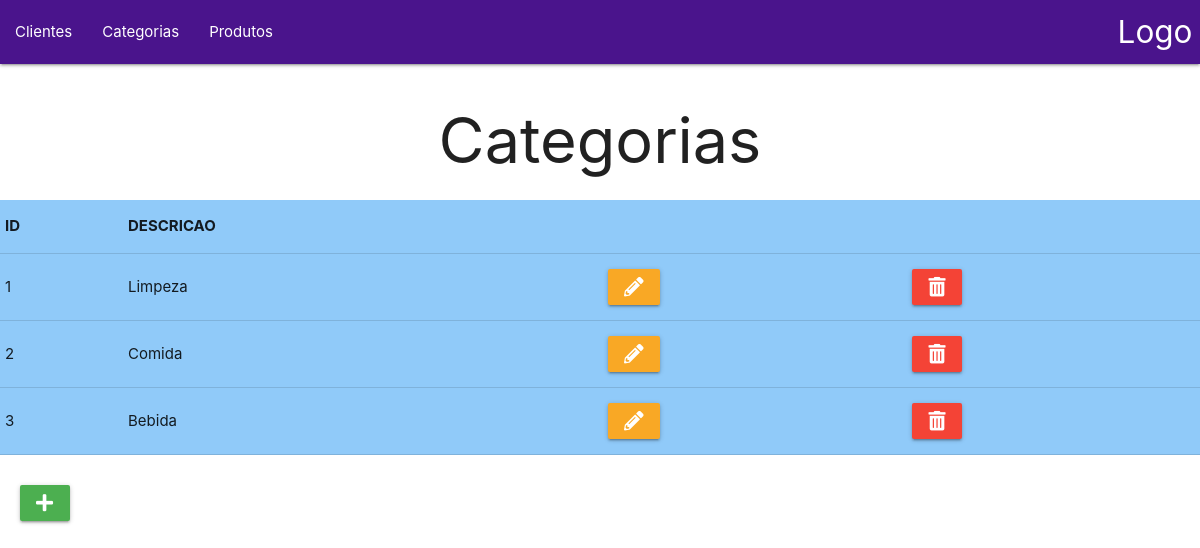
Before: /VIEW/categorias/listarCategorias.php with the older database file.
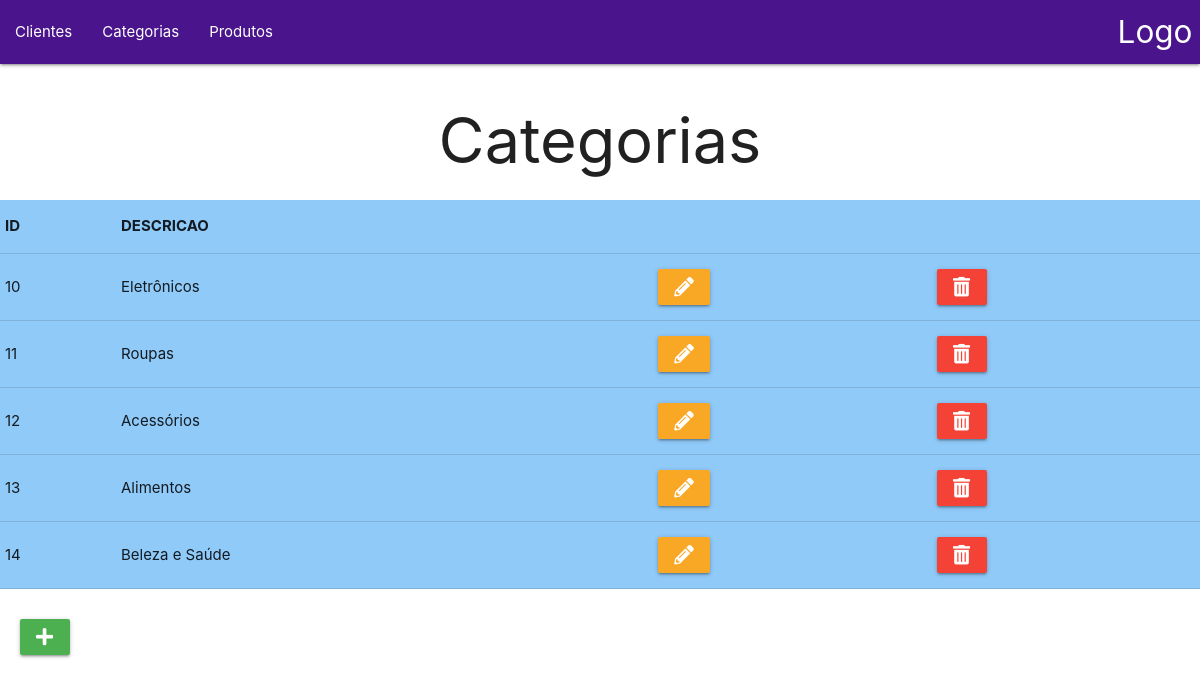
After: the same page with the newer database file.
### tables this page shows
CREATE TABLE `categoria` (
  `id` int(11) NOT NULL,
  `descricao` varchar(35) NOT NULL,
  `qntd_produtos` int(11) NOT NULL
);

### DAL/dalCategoria.php (called while the page is built, shortened)
<?php
    include_once 'C:\xampp\htdocs\empresa\MODEL\Categoria.php';
    class dalCategoria {
        public function Select(){
            $con = Conexao::conectar();
            $sql = 'select * from categoria;';
            $result = $con->query($sql);
            foreach($result as $linha){
                $categoria = new \MODEL\Categoria();
                $categoria->setId($linha['id']);
                $categoria->setDescricao($linha['descricao']);
                $lstCategoria[] = $categoria;
            }
            return $lstCategoria;
        }
    }

### BLL/bllCategoria.php (called while the page is built, shortened)
<?php
    include_once "../../DAL/dalCategoria.php";
    class bllCategoria {
        public function Select(){
            $dal = new \DAL\dalCategoria();
            return $dal->Select();
        }
    }
?>

### MODEL/Categoria.php (called while the page is built, shortened)
<?php
class Categoria {
    private ?int $id;
    private ?string $descricao;
    public function __construct(?int $id = null, ?string $descricao = null) {
        $this->id = $id;
        $this->descricao = $descricao;
    }
    public function getId(): ?int {
        return $this->id;
    }
    public function setId(?int $id): void {
        $this->id = $id;
    }
    public function getDescricao(): ?string {
        return $this->descricao;
    }
    public function setDescricao(?string $descricao): void {
        $this->descricao = $descricao;
    }
}
?>

### VIEW/categorias/listarCategorias.php (the view, shortened to what this page needs)
<?php
include_once 'C:\xampp\htdocs\empresa\BLL\bllCategoria.php';
$bll = new \BLL\bllCategoria();
$lstCategoria = $bll->Select();
?>
<!DOCTYPE html>
<html lang="pt-br">
<head>
    <link rel="stylesheet" href="https://cdnjs.cloudflare.com/ajax/libs/materialize/1.0.0/css/materialize.min.css">
    <link rel="stylesheet" href="https://cdnjs.cloudflare.com/ajax/libs/font-awesome/5.15.3/css/all.min.css">
</head>
<body>
    <?php include_once '../menu.php'; ?>
    <h1 class="center">Categorias</h1>
    <table class="highlight blue lighten-3">
        <tr>
            <th>ID</th>
            <th>DESCRICAO</th>
        </tr>
        <?php
        foreach ($lstCategoria as $categoria) {
        ?>
            <tr>
                <td><?php echo $categoria->getId(); ?></td>
                <td><?php echo $categoria->getDescricao(); ?></td>
                <td>
                    <a class="waves-effect waves-light yellow darken-3 btn" onclick="JavaScript:location.href='editarCategoria.php?id=' + <?php echo $categoria->getId(); ?>">
                        <i class="fas fa-pencil-alt"></i>
                    </a>
                </td>
                <td>
                    <a class="waves-effect waves-light red btn" onclick="JavaScript: remover(<?php echo $categoria->getId(); ?>)">
                        <i class="fas fa-trash-alt"></i>
                    </a>
                </td>
            </tr>
        <?php
        }
        ?>
    </table>
    <div class="botao-adicionar">
        <a class="waves-effect waves-light green btn left" onclick="JavaScript:location.href='formInsCategorias.php'">
            <i class="fas fa-plus"></i>
        </a>
    </div>
</body>
</html>

### VIEW/menu.php (shortened to what this page needs)
<!DOCTYPE html>
<html lang="pt-br">
<head>
    <link rel="stylesheet" href="https://cdnjs.cloudflare.com/ajax/libs/materialize/1.0.0/css/materialize.min.css">
</head>
<body>
    <nav>
        <div class="nav-wrapper purple darken-4">
            <a href="#" class="brand-logo right">Logo</a>
            <ul id="nav-mobile" class="left hide-on-med-and-down">
                <li><a href="/empresa/VIEW/cliente/listarClientes.php">Clientes</a></li>
                <li><a href="/empresa/VIEW/categorias/listarCategorias.php">Categorias</a></li>
                <li><a href="/empresa/VIEW/produto/listarProdutos.php">Produtos</a></li>
            </ul>
        </div>
    </nav>
</body>
</html>

### VIEW/categorias/listarCategorias.php (style rules this page uses)
table { margin-bottom: 50px; }
.botao-adicionar { position: relative; bottom: 20px; left: 20px; }

Changed rows visible on the page:
removed categoria: id "1", descricao "Limpeza"
removed categoria: id "2", descricao "Comida"
removed categoria: id "3", descricao "Bebida"
added categoria: id "10", descricao "Eletrônicos"
added categoria: id "11", descricao "Roupas"
added categoria: id "12", descricao "Acessórios"
added categoria: id "13", descricao "Alimentos"
added categoria: id "14", descricao "Beleza e Saúde"
